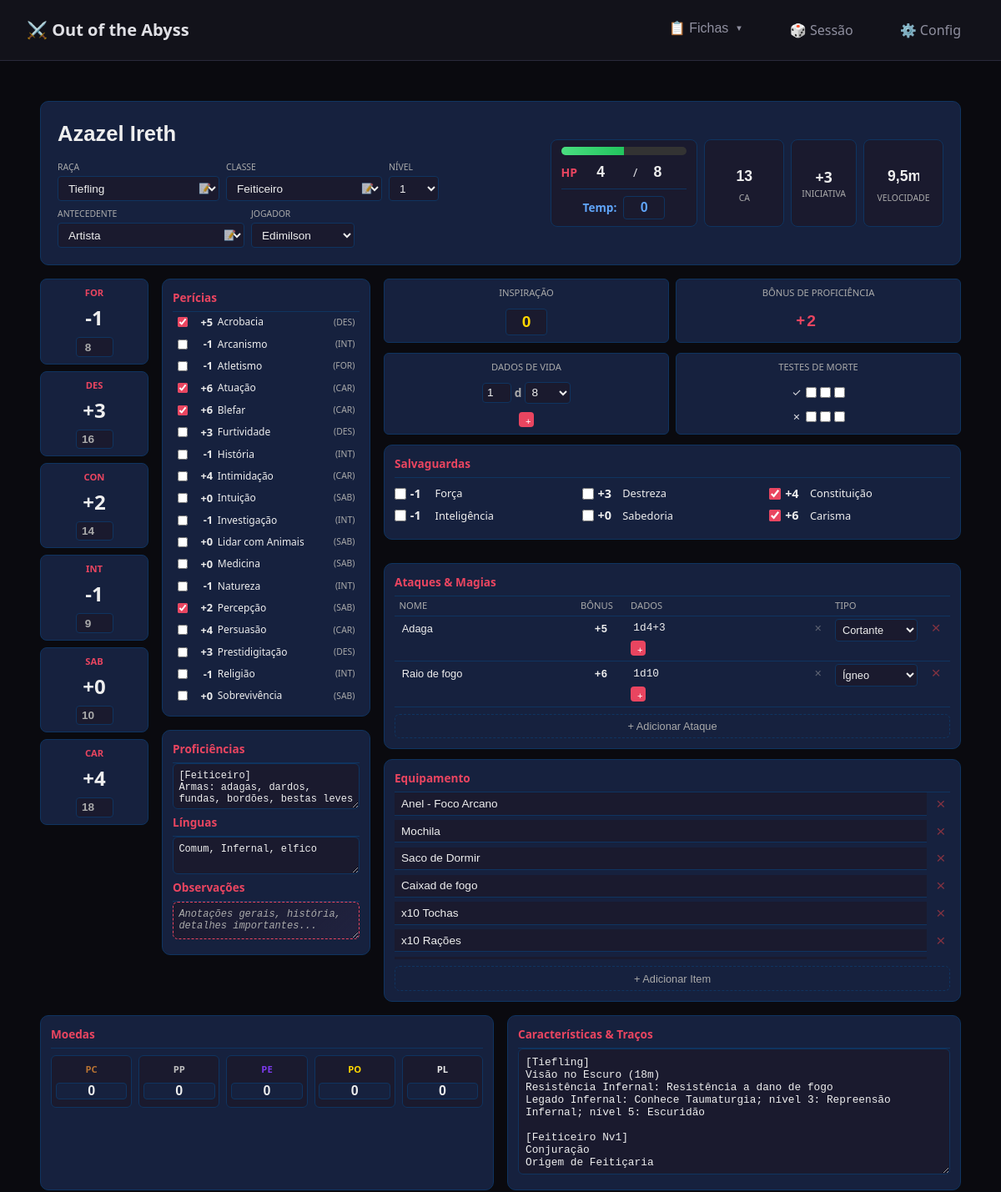
The app's page /fichas/personagem/1 (upper part), older data.
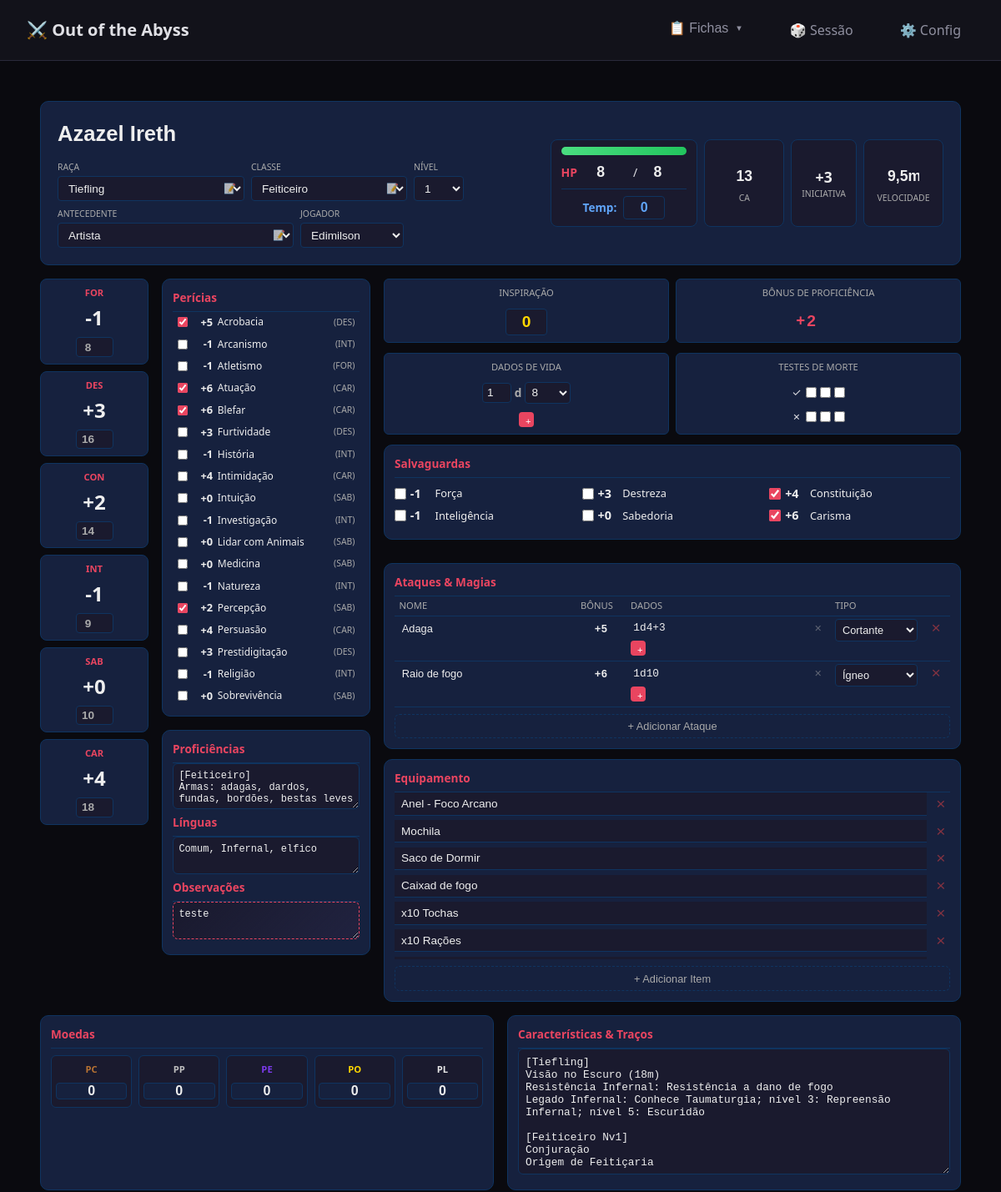
The same page, newer data.
### tables this page shows
CREATE TABLE personagens (
                id INTEGER PRIMARY KEY AUTOINCREMENT,
                nome TEXT NOT NULL,
                jogador TEXT,
                raca TEXT,
                classe TEXT,
                nivel INTEGER DEFAULT 1,
                antecedente TEXT,
                alinhamento TEXT,
                
                -- Atributos (armazenados como JSON para flexibilidade)
                atributos TEXT DEFAULT '{"forca":10,"destreza":10,"constituicao":10,"inteligencia":10,"sabedoria":10,"carisma":10}',
                
                -- Combate
                hp_maximo INTEGER DEFAULT 10,
                hp_atual INTEGER DEFAULT 10,
                hp_temporario INTEGER DEFAULT 0,
                ca INTEGER DEFAULT 10,
                ca_bonus INTEGER DEFAULT 0,
                velocidade TEXT DEFAULT '9m',
                iniciativa_bonus INTEGER DEFAULT 0,
                inspiracao INTEGER DEFAULT 0,
                
                -- Proficiências (JSON arrays)
                pericias_proficientes TEXT DEFAULT '[]',
                pericias_expertise TEXT DEFAULT '[]',
                salvaguardas_proficientes TEXT DEFAULT '[]',
                
                -- Dados de vida
                dados_vida TEXT DEFAULT '1d8',
                dados_vida_restantes INTEGER DEFAULT 1,
                
                -- Magia (JSON)
                conjurador INTEGER DEFAULT 0,
                atributo_conjuracao TEXT,
                espacos_magia TEXT DEFAULT '{}',
                espacos_usados TEXT DEFAULT '{}',
                magias_conhecidas TEXT DEFAULT '[]',
                magias_preparadas TEXT DEFAULT '[]',
                
                -- Equipamento (JSON)
                equipamento TEXT DEFAULT '[]',
                equipamentos TEXT DEFAULT '[]',
                armas TEXT DEFAULT '[]',
                moedas TEXT DEFAULT '{"pc":0,"pp":0,"pe":0,"po":0,"pl":0}',
                
                -- Proficiências
                bonus_proficiencia INTEGER DEFAULT 2,
                proficiencias TEXT,
                linguas TEXT,
                
                -- Personalidade
                caracteristicas TEXT,
                personalidade TEXT,
                ideais TEXT,
                vinculos TEXT,
                defeitos TEXT,
                
                -- Dados de vida (JSON para multiclasse)
                dados_vida_tipos TEXT DEFAULT '[{"qtd":1,"faces":8}]',
                
                -- Estado
                condicoes TEXT DEFAULT '[]',
                notas TEXT,
                ativo INTEGER DEFAULT 1,
                
                -- Morte
                sucesso_morte INTEGER DEFAULT 0,
                falha_morte INTEGER DEFAULT 0,
                
                criado_em TEXT DEFAULT CURRENT_TIMESTAMP,
                atualizado_em TEXT DEFAULT CURRENT_TIMESTAMP
            , percepcao_passiva INTEGER DEFAULT 10, observacoes TEXT DEFAULT '');

### app/routes/fichas.py (the view)
@fichas_bp.route('/personagem/<int:id>')
def ver_personagem(id):
    personagem = PersonagemRepository.get_by_id(id)
    if not personagem:
        return render_template('erro.html', mensagem='Personagem não encontrado'), 404
    dados_dnd = obter_dados_dnd()
    return render_template('fichas/personagem.html', personagem=personagem, **dados_dnd)

### app/modulos/database.py (called while the page is built)
@contextmanager
def get_connection():
    conn = sqlite3.connect(DB_PATH)
    conn.row_factory = sqlite3.Row  # Retorna dicts ao invés de tuples
    conn.execute("PRAGMA foreign_keys = ON")  # Habilita foreign keys
    conn.execute("PRAGMA journal_mode = WAL")  # Write-Ahead Logging (mais rápido)
    conn.execute("PRAGMA synchronous = NORMAL")  # Balance entre segurança e velocidade
    try:
        yield conn
        conn.commit()
    except Exception as e:
        conn.rollback()
        raise e
    finally:
        conn.close()

def dict_from_row(row) -> Optional[Dict]:
    if row is None:
        return None
    return dict(row)

def json_loads_safe(data: str, default=None):
    if data is None:
        return default
    try:
        return json.loads(data)
    except:
        return default

    @classmethod
    def get_by_id(cls, id: int) -> Optional[Dict]:
        with get_connection() as conn:
            cursor = conn.execute(f"SELECT * FROM {cls.table_name} WHERE id = ?", (id,))
            row = cursor.fetchone()
            return dict_from_row(row)

### templates/fichas/personagem.html (shortened to what the changed rows need)
{% extends "base.html" %}
{% block extra_css %}
<link rel="stylesheet" href="{{ url_for('static', filename='css/fichas.css') }}">
{% endblock %}
{% block content %}
{% set p = personagem %}
{% set atribs = p.atributos if p and p.atributos else {'forca': 10, 'destreza': 10, 'constituicao': 10, 'inteligencia': 10, 'sabedoria': 10, 'carisma': 10} %}
{% set bonus_prof = p.bonus_proficiencia if p else 2 %}
{% set salvaguardas_prof = p.salvaguardas_proficientes if p else [] %}
{% set pericias_prof = p.pericias_proficientes if p else [] %}
<div class="ficha-personagem" data-id="{{ p.id if p else '' }}">
    <header class="cabecalho-ficha">
        <div class="cabecalho-info">
            <input type="text" class="input-nome-personagem" data-campo="nome"
                   value="{{ p.nome if p else '' }}" placeholder="Nome do Personagem">
            <div class="info-linha">
                <div class="info-campo">
                            {% set fonte_nomes = {
                                'PHB': 'Livro do Jogador',
                                'MPMM': 'Monsters of the Multiverse',
                                'ERLW': 'Eberron',
                                'GGR': 'Ravnica',
                                'SCAG': 'Sword Coast',
                                'TCE': "Tasha's Cauldron",
                                'VGM': "Volo's Guide"
                            } %}
                </div>
                <div class="info-campo">
                </div>
                <div class="info-campo pequeno">
                </div>
            </div>
            <div class="info-linha">
                <div class="info-campo">
                            {% set fonte_nomes = {'PHB': 'Livro do Jogador', 'XGE': 'Guia de Xanathar', 'TCE': 'Caldeirão de Tasha', 'MPMM': 'Monstros do Multiverso', 'OotA': 'Fora do Abismo', 'VSS': "Valda's Spire"} %}
                </div>
                <div class="info-campo">
                </div>
            </div>
        </div>
        <div class="cabecalho-stats">
            <div class="hp-box">
                <div class="hp-barra-container">
                    {% set hp_pct = ((p.hp_atual / p.hp_maximo) * 100) if p and p.hp_maximo else 100 %}
                    <div class="hp-barra" style="width: {{ hp_pct }}%"></div>
                </div>
                <div class="hp-valores">
                    <span class="hp-label">HP</span>
                    <input type="number" class="hp-num" data-campo="hp_atual" value="{{ p.hp_atual if p else 10 }}" min="0">
                    <span>/</span>
                    <input type="number" class="hp-num" data-campo="hp_maximo" value="{{ p.hp_maximo if p else 10 }}" min="1">
                </div>
                <div class="hp-temp-linha">
                    <span class="hp-temp-label">Temp:</span>
                    <input type="number" class="hp-temp-num" data-campo="hp_temporario" value="{{ p.hp_temporario if p else 0 }}" min="0">
                </div>
            </div>
            <div class="stat-rapido">
                <input type="number" class="stat-valor-edit" data-campo="ca" value="{{ p.ca if p else 10 }}">
                <span class="stat-nome">CA</span>
            </div>
                {% set mod_des = ((atribs.get('destreza', 10) - 10) // 2) %}
            <div class="stat-rapido">
                <input type="text" class="stat-valor-edit" data-campo="velocidade" value="{{ p.velocidade if p else '9m' }}">
                <span class="stat-nome">Velocidade</span>
            </div>
        </div>
    </header>
    <div class="corpo-ficha">
        <div class="coluna-pericias">
            <div class="bloco-ficha">
                <h3>Proficiências</h3>
                <textarea class="textarea-mini auto-expand" data-campo="proficiencias" placeholder="Armas, armaduras, ferramentas...">{{ p.proficiencias if p else '' }}</textarea>
                <h3>Línguas</h3>
                <textarea class="textarea-mini auto-expand" data-campo="linguas" placeholder="Comum, Élfico, Anão...">{{ p.linguas if p else '' }}</textarea>
                <h3>Observações</h3>
                <textarea class="textarea-mini auto-expand observacoes-box" data-campo="observacoes" placeholder="Anotações gerais, história, detalhes importantes...">{{ p.observacoes if p else '' }}</textarea>
            </div>
        </div>
        <div class="coluna-ataques">
            <div class="mini-stats-row">
                <div class="mini-stat-box">
                    <span class="stat-label">Inspiração</span>
                    <input type="number" class="inspiracao-num" data-campo="inspiracao" value="{{ p.inspiracao if p else 0 }}" min="0">
                </div>
            </div>
            <div class="bloco-ficha">
                <table class="tabela-ataques">
                    <thead>
                        <tr>
                            <th>Nome</th>
                            <th style="width: 60px;">Bônus</th>
                            <th>Dados</th>
                            <th style="width: 110px;">Tipo</th>
                            <th style="width: 30px;"></th>
                        </tr>
                    </thead>
                </table>
            </div>
        </div>
        <div class="coluna-equipamento">
            <div class="bloco-ficha">
                <h3>Características & Traços</h3>
                <textarea class="textarea-bloco auto-expand" data-campo="caracteristicas" placeholder="Características de raça, classe, antecedente...">{{ p.caracteristicas if p else '' }}</textarea>
            </div>
        </div>
    </div>
</div>
{% endblock %}

Row changes from the older to the newer data that the page shows:
changed personagens "Azazel Ireth": hp_atual "4" → "8"; observacoes (not shown) → "teste"
Text that changed along with them:
{{ hp_pct }}: 50.0 → 100.0 (drawn)
